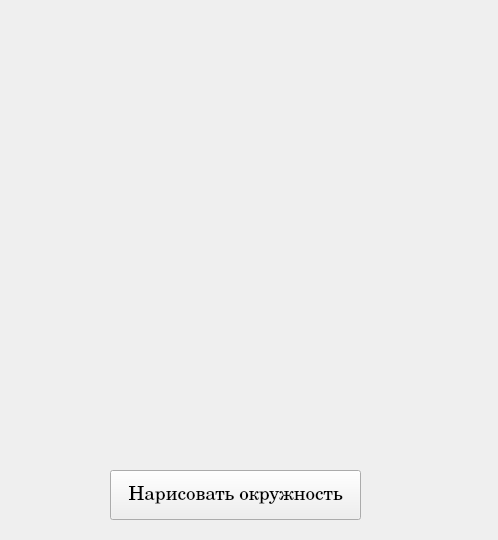
<?xml version="1.0" encoding="UTF-8"?>
<ui version="4.0">
 <class>Form</class>
 <widget class="QWidget" name="Form">
  <property name="geometry">
   <rect>
    <x>0</x>
    <y>0</y>
    <width>498</width>
    <height>540</height>
   </rect>
  </property>
  <property name="windowTitle">
   <string>Form</string>
  </property>
  <widget class="QPushButton" name="pushButton">
   <property name="geometry">
    <rect>
     <x>110</x>
     <y>470</y>
     <width>251</width>
     <height>50</height>
    </rect>
   </property>
   <property name="font">
    <font>
     <family>Century Schoolbook</family>
     <pointsize>14</pointsize>
    </font>
   </property>
   <property name="text">
    <string>Нарисовать окружность</string>
   </property>
  </widget>
 </widget>
 <resources/>
 <connections/>
</ui>
